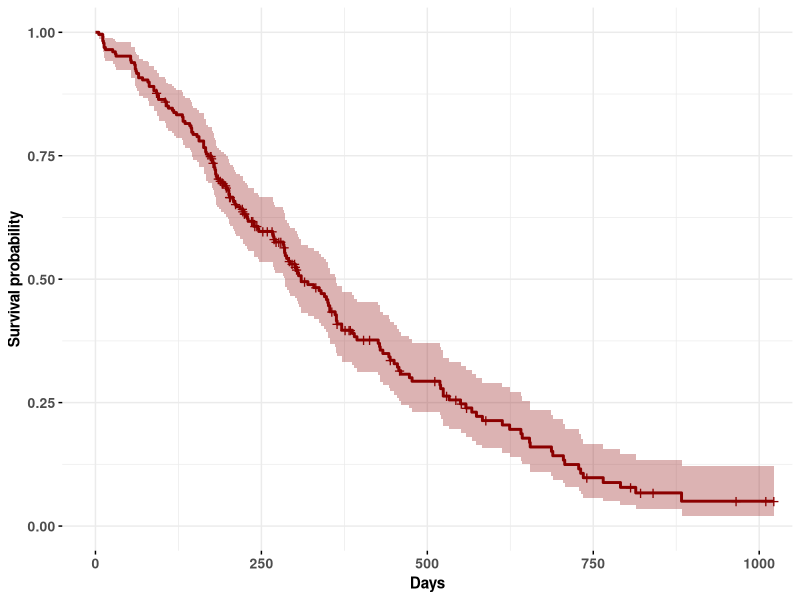
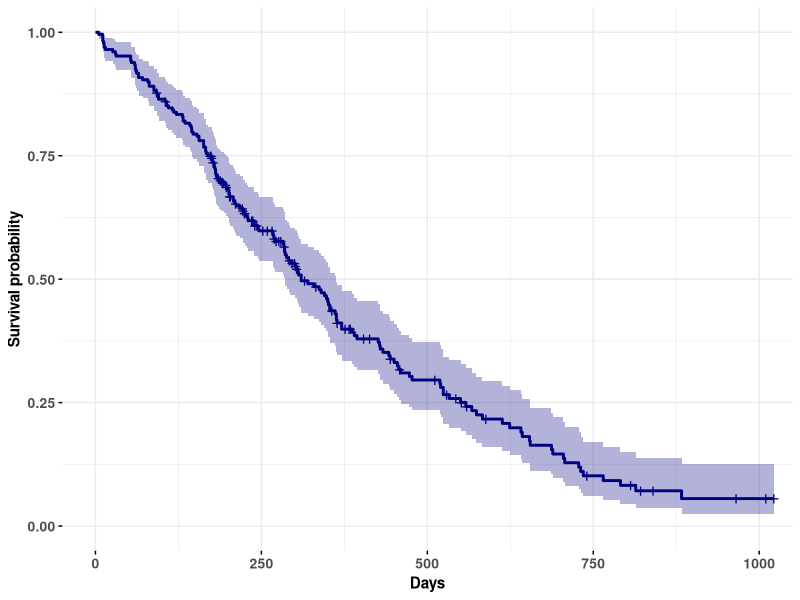
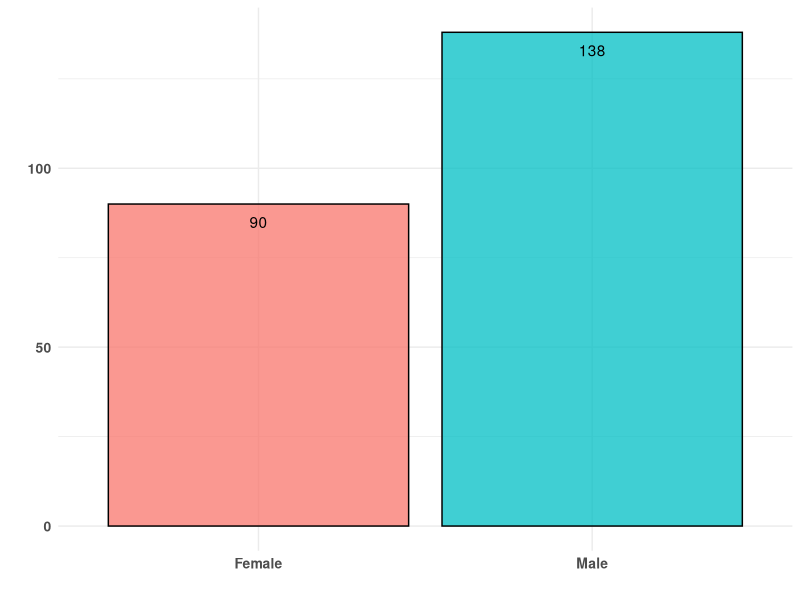
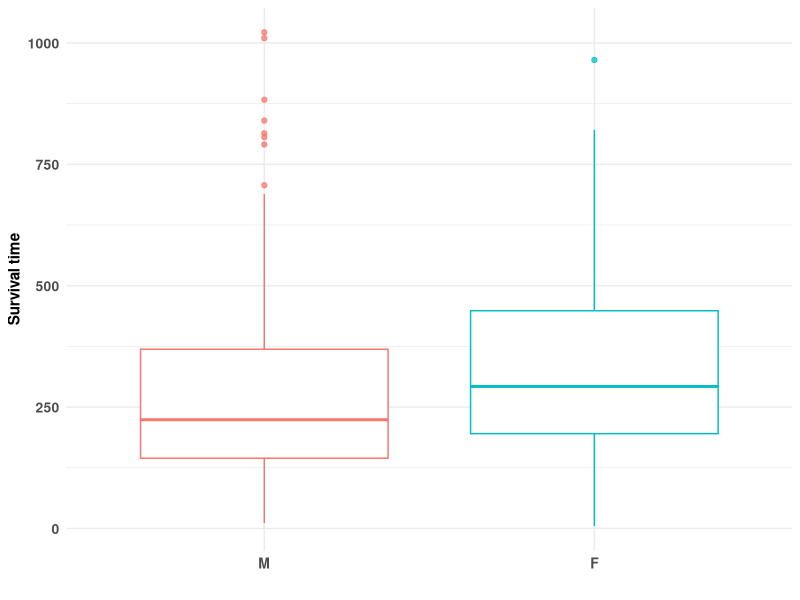
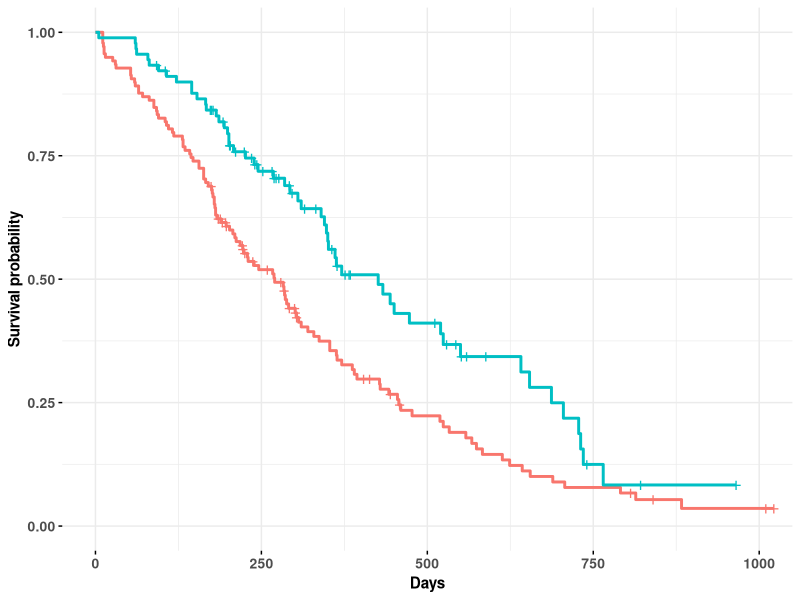
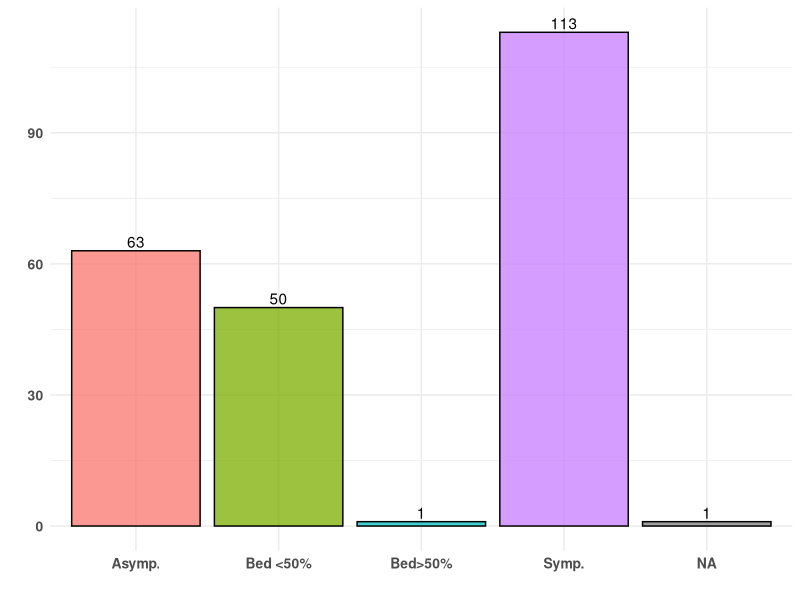
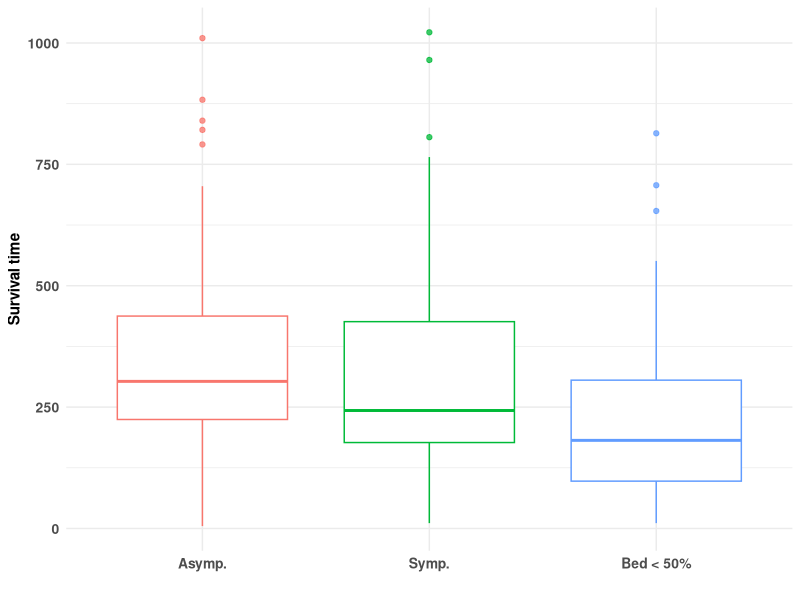

Reproduce these figures in R, in order. (Note: this script raises an error after producing the figures.)
####################################################################
# Kaplan-Meier and Cox regression model                    
# Author: Jose Antonio Perusquia Cortes
# Afil: Facultad de Ciencias - UNAM
# Module: Survival analysis 
####################################################################

####################################################################
# Libraries
library(here)           # Version 1.0.1
library(ggplot2)        # Version 3.5.2  
library(ggthemes)       # Version 5.1.0
library(dplyr)          # Version 1.1.4
library(readxl)         # Version 1.4.4
library(survival)       # Version 3.8-3
library(survminer)      # Version 0.5.0
library(MASS)           # Version 7.3-60
####################################################################

####################################################################
# Base theme for the plots
theme_lung = theme_minimal()+
  theme(axis.title.x = element_text(size = 11,face='bold'),
        axis.title.y = element_text(size = 11,face='bold'),
        axis.text.x = element_text(size=10,face='bold'),
        axis.text.y = element_text(size=10,face='bold'))

theme_set(theme_lung)

####################################################################
# NCCTG Lung Cancer Data
lung=lung%>%
  mutate(status=status-1)
glimpse(lung)
####################################################################

####################################################################
# Nonparametric survival estimates

# Kaplan-Meier survival estimate
km = survfit(Surv(time,event=status)~1,data=lung)

# Plot of the survival function using survminer
ggsurvplot(km,ggtheme=theme_lung,legend='none',
           conf.int = T,palette='darkred',
           conf.int.alpha = .3,
           conf.int.fill = "darkred",
           xlab='Days')

# Nelson-Aalen survival estimate
na = survfit(Surv(time,event=status)~1,data=lung,stype=2)

# Plot using survminer
ggsurvplot(na,ggtheme=theme_lung,
           legend='none',conf.int = T,palette = 'navyblue',
           conf.int.alpha = .3,
           conf.int.fill = "navyblue",
           xlab='Days')
####################################################################

####################################################################
# Comparison by sex
lung_sex=lung%>%
  group_by(sex)%>%
  count()%>%
  ungroup()%>%
  mutate(n,Sex=case_when(sex==1~'Male',
                         sex==2~'Female'),.keep='none')

ggplot(data=lung_sex,aes(x=Sex,y=n,fill=Sex))+
  geom_col(show.legend = F,col='black',alpha=.75)+
  geom_text(aes(label = n), vjust = 2, colour = "black") +
  labs(x='',y='')

# Boxplot stratified by sex
ggplot(lung,aes(y=time,x=factor(sex),col=factor(sex))) +
  geom_boxplot(outlier.alpha=.75,show.legend = F)+
  labs(x='',y="Survival time")+
  scale_x_discrete("",labels=c("1" = "M", "2" = "F"))

# Descriptive statistics by genre
lung_sex=lung%>%
  group_by(sex)%>%
  summarise(Mean = mean(time),
            Min = min(time),
            Q1 = quantile(time,.25),
            Median = median(time),
            Q3 = quantile(time,.75),
            Max = max(time),
            StdDev = sd(time))
lung_sex

# Kaplan-Meier survival estimate
km_sex = survfit(Surv(time,event=status)~sex,data=lung)

# Plot of the survival function using survminer
ggsurvplot(km_sex,ggtheme=theme_lung,legend='none',
           conf.int = F,
           conf.int.alpha = .3,
           xlab='Days')

# Log-rank and Peto-Peto tests
survdiff(Surv(time,event=status)~sex,data=lung,rho=0)
survdiff(Surv(time,event=status)~sex,data=lung,rho=1)
####################################################################

####################################################################
# Comparison by ECOG performance 
lung_ecog=lung%>%
  group_by(ph.ecog)%>%
  count()%>%
  ungroup()%>%
  mutate(n,ECOG=case_when(ph.ecog==0~'Asymp.',
                          ph.ecog==1~'Symp.',
                          ph.ecog==2~'Bed <50%',
                          ph.ecog==3~'Bed>50%',
                          ph.ecog==4~'Bedbound'),
         .keep='none')

ggplot(data=lung_ecog,aes(x=ECOG,y=n,fill=ECOG))+
  geom_col(show.legend = F,col='black',alpha=.75)+
  geom_text(aes(label = n), vjust = -.25, colour = "black") +
  labs(x='',y='')

# Omit bed>50% and bedbound
lung_ecog = lung%>% 
  filter(ph.ecog%in%c(0,1,2))

# Boxplot stratified by ECOG performance
ggplot(lung_ecog,aes(y=time,x=factor(ph.ecog),col=factor(ph.ecog))) +
  geom_boxplot(outlier.alpha=.75,show.legend = F)+
  labs(x='',y="Survival time")+
  scale_x_discrete("",labels=c("0" = "Asymp.", "1" = "Symp.",
                               "2" = "Bed < 50%"))

# Descriptive statistics by ECOG performance
lung_ecog2=lung_ecog%>%
  group_by(ph.ecog)%>%
  summarise(Mean = mean(time),
            Min = min(time),
            Q1 = quantile(time,.25),
            Median = median(time),
            Q3 = quantile(time,.75),
            Max = max(time),
            StdDev = sd(time))
lung_ecog2

# Kaplan-Meier survival estimate
km_ecog = survfit(Surv(time,event=status)~ph.ecog,data=lung_ecog)

# Plot of the survival function using survminer
ggsurvplot(km_ecog,ggtheme=theme_lung,legend='none',
           conf.int = F,
           conf.int.alpha = .3,
           xlab='Days')

# Log-rank and Peto-Peto tests
survdiff(Surv(time,event=status)~ph.ecog,data=lung_ecog,rho=0)
survdiff(Surv(time,event=status)~ph.ecog,data=lung_ecog,rho=1)
####################################################################

####################################################################
# Cox proportional hazards model

# Transform variables into factors
lung_cox = lung%>%
  filter(ph.ecog%in%c("0","1","2"))%>%
  mutate(sex=factor(sex),
         ph.ecog=factor(ph.ecog))

# Complete model
cox_lung = coxph(Surv(time,event=status)~age+sex+ph.ecog+
                   +ph.karno+pat.karno+meal.cal+wt.loss,
                 data=lung_cox)
summary(cox_lung)

# Stepwise variable selection
lung_cox2 = lung_cox%>%
  filter(!is.na(meal.cal))%>%
  filter(!is.na(wt.loss))%>%
  filter(!is.na(pat.karno))

cox_lung = coxph(Surv(time,event=status)~age+sex+ph.ecog+
                   +ph.karno+pat.karno+meal.cal+wt.loss,
                 data=lung_cox2)
stepAIC(cox_lung, direction = "both")

# Model with Sex, ECOG, Ph. Karno and wt.loss
cox_lung = coxph(Surv(time,event=status)~sex+ph.ecog+
                   +ph.karno+wt.loss,
                 data=lung_cox2)
summary(cox_lung)

# Model with just sex and ECOG as covariates with the complete
# data and with the data used for variable selection
cox_lung = coxph(Surv(time,event=status)~sex+ph.ecog,
                 data=lung_cox2)
summary(cox_lung)

cox_lung = coxph(Surv(time,event=status)~sex+ph.ecog,
                 data=lung_cox)
summary(cox_lung)

# Likelihood ratio test
loglikrt = 2*(cox_lung$loglik[2]-cox_lung$loglik[1])

# Wald test
betas = cox_lung$coefficients
waldt = betas%*%solve(cox_lung$var)%*%betas
####################################################################